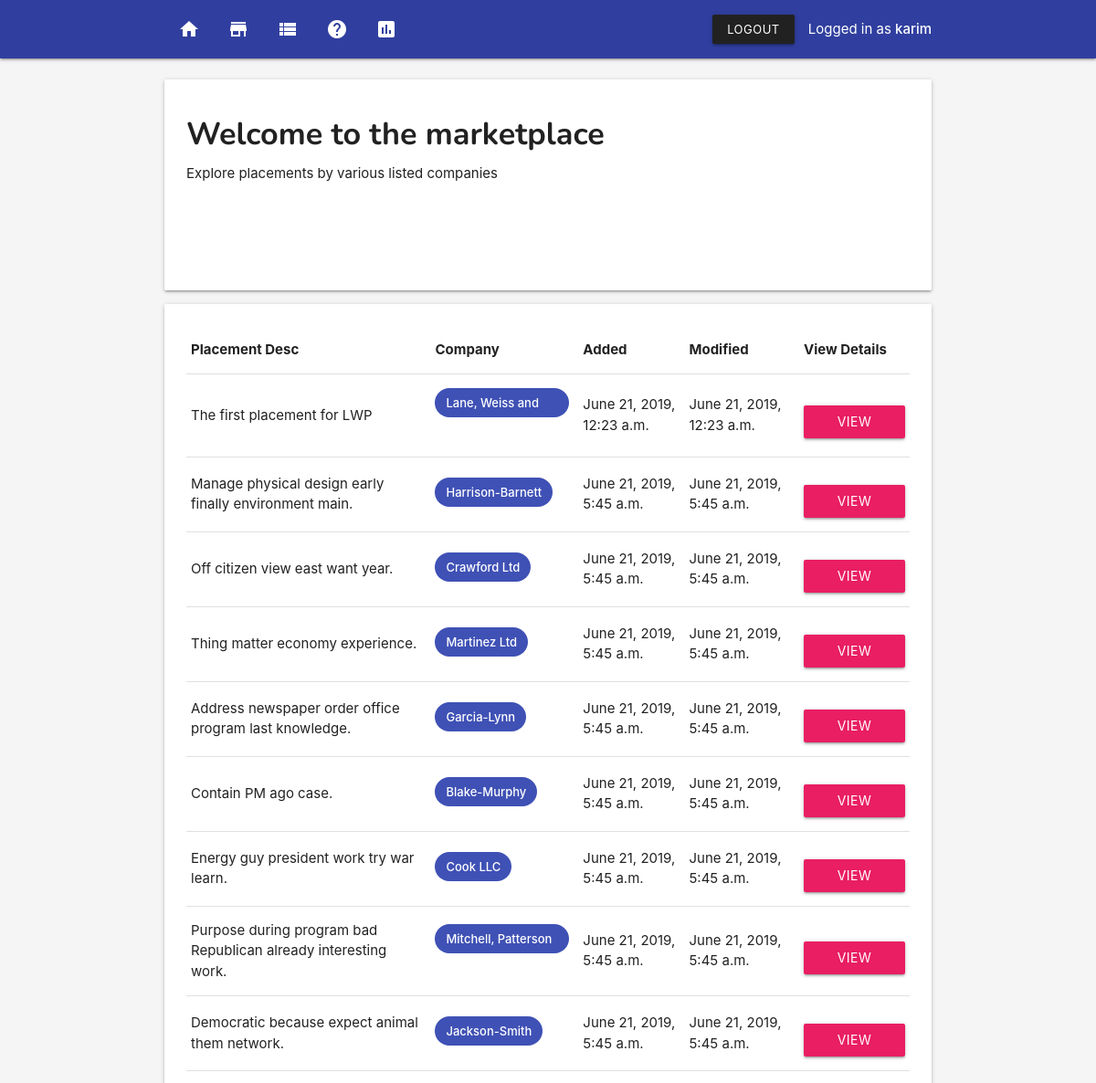
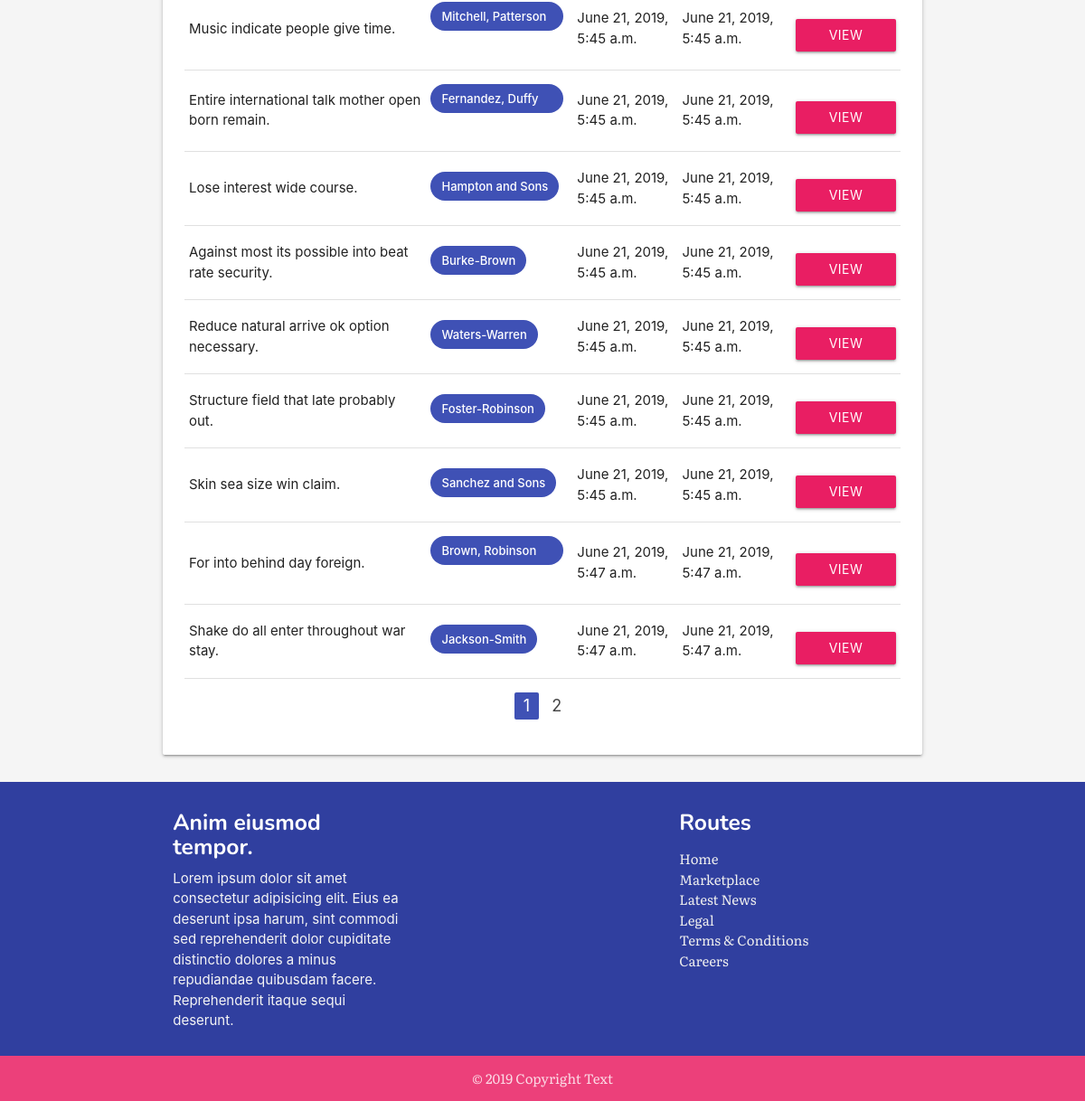
Page /marketplace/ (signed in) on the committed database (2 pictures, top to bottom).
### app/models.py (models this page shows, shortened)
class Placement(models.Model):
    placement_title = models.CharField(max_length=255)
    placement_slug = models.SlugField()
    placement_company = models.ForeignKey(Company, on_delete=models.CASCADE)
    placement_created = models.DateTimeField(auto_now_add=True)
    placement_modified = models.DateTimeField(auto_now=True)

class Company(models.Model):
    company_name = models.CharField(max_length=255)
    company_address = models.CharField(max_length=255)
    company_description = models.TextField(default="There is currently no description available for this company.")
    company_created = models.DateTimeField(auto_now_add=True)
    company_modified = models.DateTimeField(auto_now=True)
    def __str__(self):
        return self.company_name

### app/views.py (the view)
# urls.py: path('marketplace/', views.placements, name='placements'),
@login_required
def placements(request):
    all_placements = Placement.objects.all()
    paginator = Paginator(all_placements, 18)
    page = request.GET.get('page')
    placements = paginator.get_page(page)
    context = {'placements': placements}
    return render(request, 'placements.html', context)

### templates/placements.html (shortened to what this page needs)
{% extends 'base.html' %}
{% block content %}
{% include 'nav.html' %}
{% load static %}
<section class="section">
    <section class="container">
            <div class="col s12">
                    <div class="card">
                            <div class="card-content">
                                <h4>Welcome to the marketplace</h4>
                                <p>Explore placements by various listed companies</p>
                                <img src="{% static 'ishant-mishra-1349434-unsplash.jpg' %}" alt="" class="responsive-img fade-in">
                            </div>
                        </div>
            </div>
            <div class="card">
                <div class="card-content">
                        <table class="table responsive-table">
                                <thead>
                                    <tr>
                                        <th>Placement Desc</th>
                                        <th>Company</th>
                                        <th>Added</th>
                                        <th>Modified</th>
                                        <th>View Details</th>
                                    </tr>
                                </thead>
                                <tbody>
                                        {%for p in placements %}
                                        <tr>
                                            <td>{{ p.placement_title }}</td>
                                            <td><span class="chip indigo white-text">{{ p.placement_company }}</span></td>
                                            <td>{{ p.placement_created }}</td>
                                            <td>{{ p.placement_modified }}</td>
                                            <td><a href="{% url 'app:placement-detail' p.placement_slug %}" style="margin-top: 1rem;" class="btn pink waves-effect waves-light">View Details</a></td>
                                        </tr>
                                        {% endfor %}
                                </tbody>
                            </table>
                            <ul class="pagination center">
                                <li class="active indigo"><a href="#!">{{placements.number}}</a></li>
                                {% if placements.has_next %}
                                <li class="waves-effect"><a href="?page={{placements.next_page_number}}">{{ placements.next_page_number}}</a></li>
                                {% endif %}
                            </ul>
                </div>
            </div>
    </section>
</section>
{% include 'footer.html' %}
{% endblock content %}

### templates/nav.html (shortened to what this page needs)
<nav>
<div class="nav-wrapper indigo darken-2">
    <div class="container">
    <ul class="left hide-on-med-and-down">
            <li><a href="{% url 'app:home' %}"><i class="material-icons">home</i></a></li>
        <li><a href="{% url 'app:placements' %}"><i class="material-icons">store</i></a></li>
        <li><a href="{% url 'app:bid-summary' %}"><i class="material-icons">view_list</i></a></li>
        <li><a href="{% url 'app:about' %}"><i class="material-icons">help</i></a></li>
        <li><a href="{% url 'app:dashboard' %}"><i class="material-icons">insert_chart</i></a></li>
    </ul>
    <ul class="right hide-on-med-and-down">
            {% if user.is_authenticated %}
            <li><a class="btn-small waves-effect waves-light grey darken-4" href="{% url 'app:logout' %}">Logout</a></li>
            <li>Logged in as <strong>{{ user.username }}</strong></li>
        {% endif %}
    </ul>
</div>
</div>
</nav>

### templates/base.html (style rules this page uses)
p { margin-top: 0.5rem !important; margin-bottom: 0.5rem!important; }
img { margin-top: 1em; padding: 4%; }
h1, h2, h3, h4, h5, h6 { margin-top: .5em !important; font-family: 'Nunito', sans-serif; font-weight: bold; }
body { display: flex; min-height: 100vh; flex-direction: column; }
.fade-in { -webkit-animation: fade-in 1s cubic-bezier(0.390, 0.575, 0.565, 1.000) both; animation: fade-in 1s cubic-bezier(0.390, 0.575, 0.565, 1.000) both; }

### rows in the picture
Placement: placement_title "The first placement for LWP", placement_company "Lane, Weiss and Perry", placement_created "June 21, 2019, 12:23 a.m.", placement_modified "June 21, 2019, 12:23 a.m."
Placement: placement_title "Manage physical design early finally environment main.", placement_company "Harrison-Barnett", placement_created "June 21, 2019, 5:45 a.m.", placement_modified "June 21, 2019, 5:45 a.m."
Placement: placement_title "Off citizen view east want year.", placement_company "Crawford Ltd", placement_created "June 21, 2019, 5:45 a.m.", placement_modified "June 21, 2019, 5:45 a.m."
Placement: placement_title "Thing matter economy experience.", placement_company "Martinez Ltd", placement_created "June 21, 2019, 5:45 a.m.", placement_modified "June 21, 2019, 5:45 a.m."
Placement: placement_title "Address newspaper order office program last knowledge.", placement_company "Garcia-Lynn", placement_created "June 21, 2019, 5:45 a.m.", placement_modified "June 21, 2019, 5:45 a.m."
Placement: placement_title "Contain PM ago case.", placement_company "Blake-Murphy", placement_created "June 21, 2019, 5:45 a.m.", placement_modified "June 21, 2019, 5:45 a.m."
Placement: placement_title "Energy guy president work try war learn.", placement_company "Cook LLC", placement_created "June 21, 2019, 5:45 a.m.", placement_modified "June 21, 2019, 5:45 a.m."
Placement: placement_title "Purpose during program bad Republican already interesting work.", placement_company "Mitchell, Patterson and Walker", placement_created "June 21, 2019, 5:45 a.m.", placement_modified "June 21, 2019, 5:45 a.m."
Placement: placement_title "Democratic because expect animal them network.", placement_company "Jackson-Smith", placement_created "June 21, 2019, 5:45 a.m.", placement_modified "June 21, 2019, 5:45 a.m."
Placement: placement_title "Music indicate people give time.", placement_company "Mitchell, Patterson and Walker", placement_created "June 21, 2019, 5:45 a.m.", placement_modified "June 21, 2019, 5:45 a.m."
Placement: placement_title "Entire international talk mother open born remain.", placement_company "Fernandez, Duffy and West", placement_created "June 21, 2019, 5:45 a.m.", placement_modified "June 21, 2019, 5:45 a.m."
Placement: placement_title "Lose interest wide course.", placement_company "Hampton and Sons", placement_created "June 21, 2019, 5:45 a.m.", placement_modified "June 21, 2019, 5:45 a.m."
Placement: placement_title "Against most its possible into beat rate security.", placement_company "Burke-Brown", placement_created "June 21, 2019, 5:45 a.m.", placement_modified "June 21, 2019, 5:45 a.m."
Placement: placement_title "Reduce natural arrive ok option necessary.", placement_company "Waters-Warren", placement_created "June 21, 2019, 5:45 a.m.", placement_modified "June 21, 2019, 5:45 a.m."
Placement: placement_title "Structure field that late probably out.", placement_company "Foster-Robinson", placement_created "June 21, 2019, 5:45 a.m.", placement_modified "June 21, 2019, 5:45 a.m."
Placement: placement_title "Skin sea size win claim.", placement_company "Sanchez and Sons", placement_created "June 21, 2019, 5:45 a.m.", placement_modified "June 21, 2019, 5:45 a.m."
Placement: placement_title "For into behind day foreign.", placement_company "Brown, Robinson and Diaz", placement_created "June 21, 2019, 5:47 a.m.", placement_modified "June 21, 2019, 5:47 a.m."
Placement: placement_title "Shake do all enter throughout war stay.", placement_company "Jackson-Smith", placement_created "June 21, 2019, 5:47 a.m.", placement_modified "June 21, 2019, 5:47 a.m."

### other values in the picture
{{ user.username }} "karim"
{{ placements.number }} "1"
{{ placements.next_page_number }} "2"
